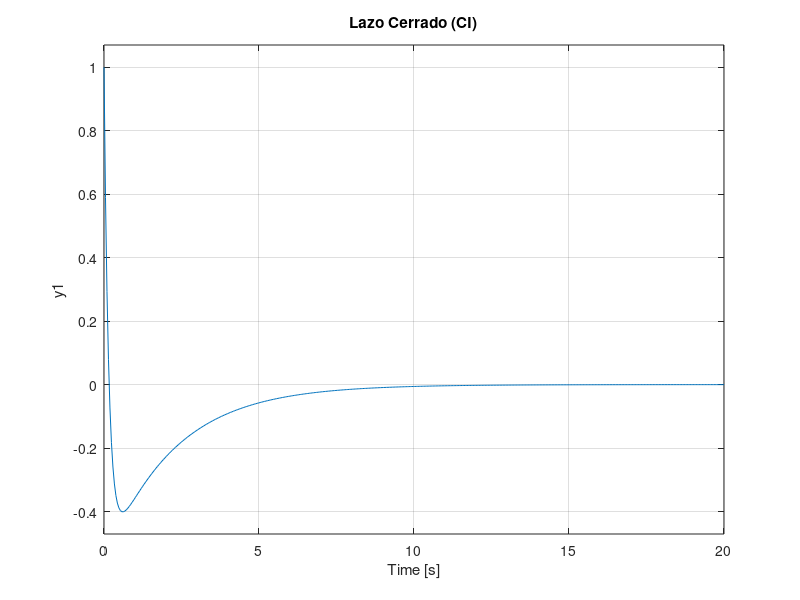
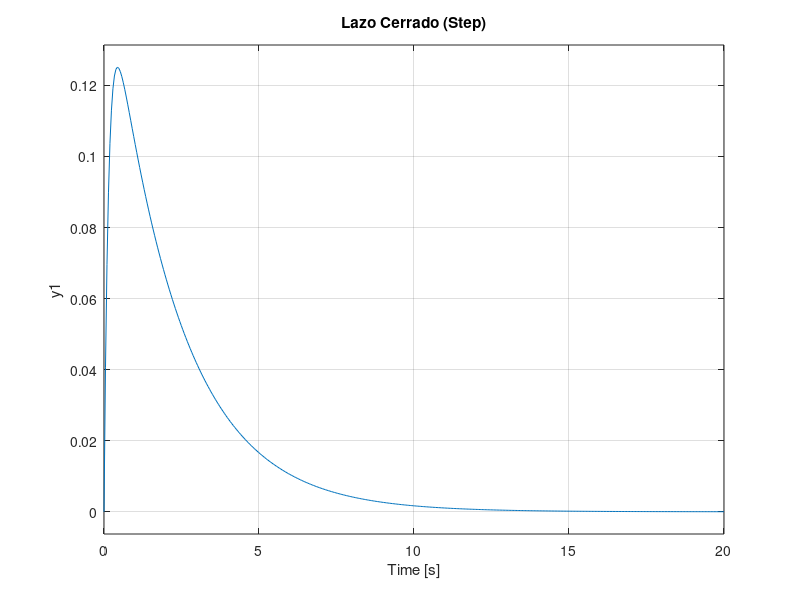

Write the MATLAB code that produced these figures, in order.
%% Realimentación de estados usando la ecuación de Ackerman
% Control por Variables de Estado
%  by: Sergio Andres Castaño Giraldo
%  Rio de Janeiro - 2020
%  https://controlautomaticoeducacion.com/sistemas-dinamicos-lineales/control-por-realimentacion-de-estados/
% ______________________________________________________________________

clc
clear 
close all

% Sistema
A = [0,1;1,0];
b = [1;0];
c=[1 0];


%Espacio de Estados
sys=ss(A,b,c,0);

%% Controlabilidad
Co = ctrb(sys)
rank(Co)

%% Ecuación característica del Sistema
E_Ca=poly(eig(sys));

%% Ecuación deseada
Ps= [1 7 3];
Ed=roots(Ps)

%% Ganancia k
phi=0;
n=length(A);
for i=n:-1:0
    phi = phi + Ps(n-i+1)*A^i
end
k_bar=zeros(1,n);
k_bar(end)=1;

k1 = k_bar*inv(Co)*phi

%% Usando comando de Matlab acker
% (Descomentar las dos instrucciones a continuación:)

k2 = acker(A,b,Ed)

%% Lazo cerrado
Af=A-b*k1;

%% Calculando los autovalores del sistema en lazo cerrado
eig(Af);

%Condicion inicial
x0=[1 1];

%Sistema con realimentación en espacio de estados
slc=ss(Af,b,c,0);

%Respuesta del sistema
figure
subplot(211)
initial(sys,x0)
title('Lazo Abierto (CI)');
subplot(212)
initial(slc,x0)
title('Lazo Cerrado (CI)')

figure
subplot(211)
step(sys)
title('Lazo Abierto (Step)');
subplot(212)
step(slc)
title('Lazo Cerrado (Step)')
